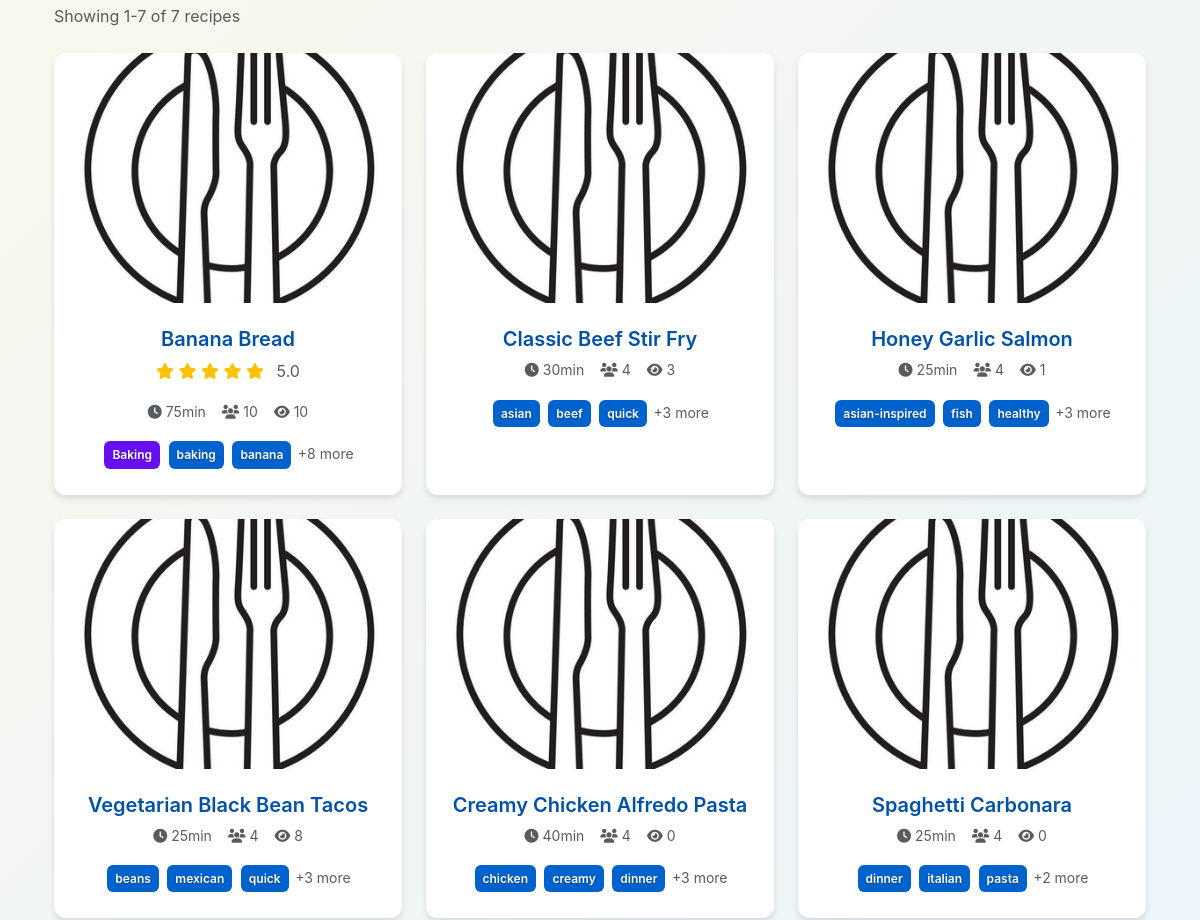
Before: / (middle part) with the older database file.
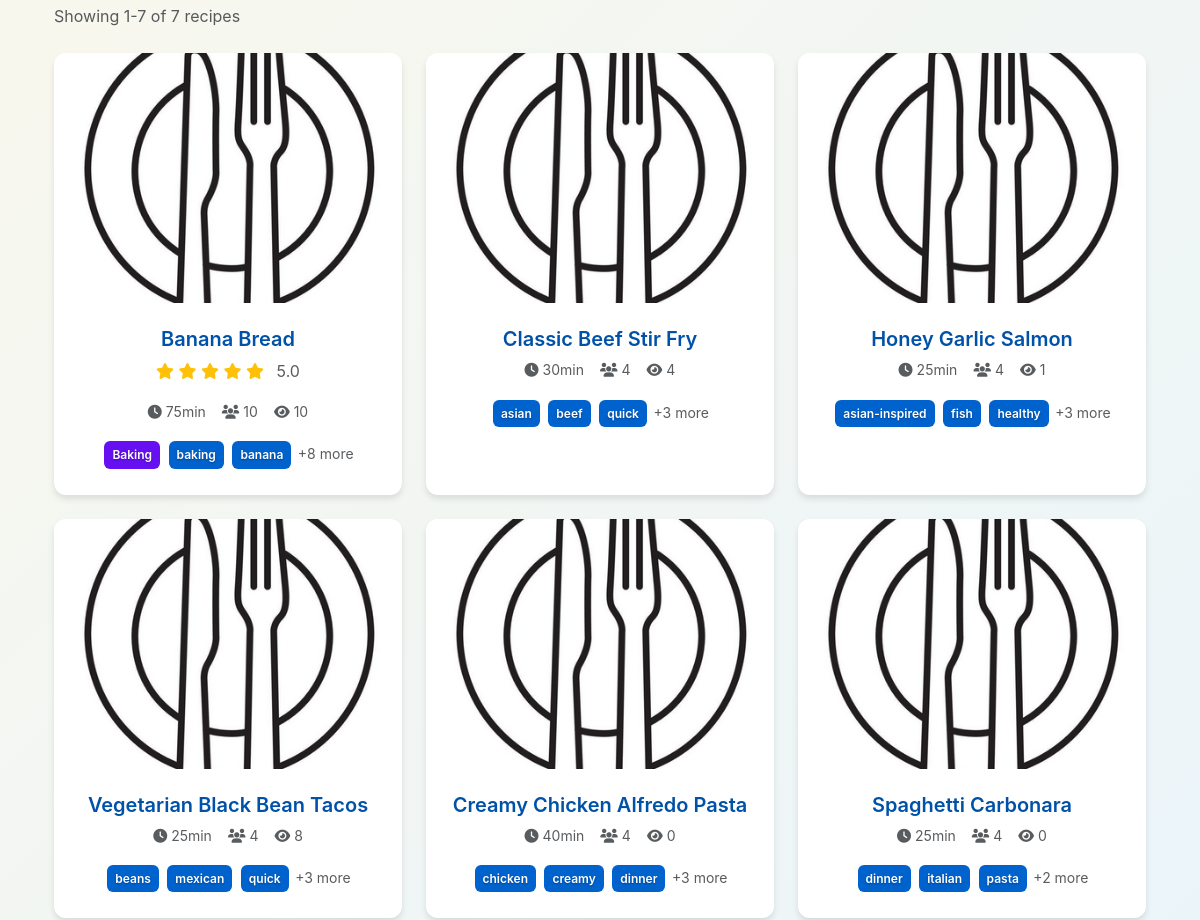
After: the same page with the newer database file.
### recipes/models.py (models this page shows, shortened)
class Recipe(models.Model):
    user = models.ForeignKey(User, on_delete=models.CASCADE,
                             related_name='recipes')
    title = models.CharField(
        max_length=200,  # Reasonable recipe title length
        help_text='Recipe title (max 200 characters)'
    )
    slug = models.SlugField(max_length=255, unique=True, blank=True)
    description = models.TextField(
        max_length=1000,  # Prevent extremely long descriptions
        blank=True,
        help_text='Tell us about this recipe! (max 1000 characters)'
    )
    prep_time = models.PositiveIntegerField(
        help_text='Preparation time in minutes (max 1440 = 24 hours)',
        validators=[MinValueValidator(1), MaxValueValidator(1440)]
    )
    cook_time = models.PositiveIntegerField(
        help_text='Cooking time in minutes (max 1440 = 24 hours)',
        validators=[MinValueValidator(1), MaxValueValidator(1440)]
    )
    servings = models.PositiveIntegerField(
        default=4,
        help_text='Number of servings (max 100)',
        validators=[MinValueValidator(1), MaxValueValidator(100)]
    )
    image = CloudinaryField(
        'image',
        blank=True,
        null=True,
        folder='recipes/',
        help_text='Upload recipe image'
    )
    image_url = models.URLField(blank=True, help_text='Or paste image URL')
    tags = models.ManyToManyField(Tag, blank=True)
    view_count = models.PositiveIntegerField(default=0)
    created_at = models.DateTimeField(auto_now_add=True)
    updated_at = models.DateTimeField(auto_now=True)
    def get_absolute_url(self):
        return reverse('recipes:recipe_detail', kwargs={'slug': self.slug})
    def get_image_url(self):
        from django.templatetags.static import static
        return static('images/default_recipe.png')
    @property
    def total_time(self):
        return self.prep_time + self.cook_time
    @property
    def average_rating(self):
        ratings = self.ratings.all()
        if ratings:
            return sum(r.rating for r in ratings) / len(ratings)
        return 0
    class Meta:
        ordering = ['-created_at']

### recipes/views.py (the view, shortened to what this page needs)
# urls.py: path('', views.recipe_list, name='recipe_list'),  # Homepage
def recipe_list(request):
    search_form = RecipeSearchForm(request.GET or None)
    recipes = Recipe.objects.all()
    if search_form.is_valid():
        form_data = search_form.cleaned_data
        if form_data.get('search'):
            search_query = form_data['search']
            recipes = recipes.filter(
                Q(title__icontains=search_query) |
                Q(description__icontains=search_query) |
                Q(tags__name__icontains=search_query) |
                Q(ingredients__ingredient__name__icontains=search_query)
            ).distinct()
        if form_data.get('tags'):
            recipes = recipes.filter(tags__in=form_data['tags']).distinct()
        if form_data.get('cuisine'):
            recipes = recipes.filter(tags__in=form_data['cuisine']).distinct()
        if form_data.get('dietary'):
            recipes = recipes.filter(tags__in=form_data['dietary']).distinct()
        if form_data.get('max_prep_time'):
            recipes = recipes.filter(prep_time__lte=form_data['max_prep_time'])
        if form_data.get('max_cook_time'):
            recipes = recipes.filter(cook_time__lte=form_data['max_cook_time'])
        if form_data.get('max_total_time'):
            recipes = recipes.filter(
                total_time__lte=form_data['max_total_time']
            )
        if form_data.get('min_servings'):
            recipes = recipes.filter(servings__gte=form_data['min_servings'])
        if form_data.get('max_servings'):
            recipes = recipes.filter(servings__lte=form_data['max_servings'])
        difficulty = form_data.get('difficulty')
        if difficulty == 'easy':
            recipes = recipes.filter(total_time__lt=30)
        elif difficulty == 'medium':
            recipes = recipes.filter(total_time__gte=30, total_time__lte=60)
        elif difficulty == 'hard':
            recipes = recipes.filter(total_time__gt=60)
        sort_by = form_data.get('sort_by', '-created_at')
        if sort_by == '-average_rating':
            from django.db.models import Avg
            recipes = recipes.annotate(
                avg_rating=Avg('ratings__rating')
            ).order_by('-avg_rating', '-created_at')
        else:
            recipes = recipes.order_by(sort_by)
    else:
        recipes = recipes.order_by('-created_at')
    if request.user.is_authenticated and request.GET.get('for_you') == '1':
        recommended_recipes = request.user.profile.get_recommended_recipes(
            limit=50)
        if recommended_recipes:
            recipes = recommended_recipes
    paginator = Paginator(recipes, 12)
    page_number = request.GET.get('page')
    page_obj = paginator.get_page(page_number)
    if request.user.is_authenticated:
        from .models import RecipeLike
        liked_recipe_ids = set(RecipeLike.objects.filter(
            user=request.user
        ).values_list('recipe_id', flat=True))
        for recipe in page_obj:
            recipe.is_liked = recipe.id in liked_recipe_ids
    else:
        for recipe in page_obj:
            recipe.is_liked = False
    all_tags = Tag.objects.all()
    dietary_tags = Tag.objects.filter(tag_type='dietary')
    cuisine_tags = Tag.objects.filter(
        recipe__isnull=False
    ).distinct()[:5]  # Get 5 tags that have recipes
    carousel_data = []
    for cuisine in cuisine_tags:
        cuisine_recipes = Recipe.objects.filter(tags=cuisine)[:6]
        if cuisine_recipes.exists():
            carousel_data.append({
                'cuisine': cuisine,
                'recipes': cuisine_recipes
            })
    context = {
        'page_obj': page_obj,
        'all_tags': all_tags,
        'dietary_tags': dietary_tags,
        'carousel_data': carousel_data,
        'search_form': search_form,
        'for_you': request.GET.get('for_you') == '1',
        'user_has_preferences': (
            request.user.is_authenticated and
            (request.user.profile.dietary_tags.exists() or
             request.user.profile.favorite_cuisines.exists())
        ),
    }
    return render(request, 'recipes/recipe_list.html', context)

### recipes/templates/recipes/recipe_list.html (shortened to what this page needs)
{% extends 'base.html' %}
{% block content %}
<div class="container my-4">
    <div class="row mb-4">
        <div class="col">
            {% if page_obj %}
                <p class="text-muted mb-0">
                    Showing {{ page_obj.start_index }}-{{ page_obj.end_index }} of {{ page_obj.paginator.count }} recipe{{ page_obj.paginator.count|pluralize }}
                </p>
            {% endif %}
        </div>
    </div>
    <div class="row">
        {% for recipe in page_obj %}
            <div class="col-lg-4 col-md-6 mb-4">
                <a href="{{ recipe.get_absolute_url }}" class="text-decoration-none">
                    <div class="card h-100 recipe-card clickable-card">
                        <div class="position-relative">
                            {% if recipe.get_image_url %}
                                <img src="{{ recipe.get_image_url }}" class="card-img-top recipe-image" alt="{{ recipe.title }}" loading="lazy">
                            {% else %}
                                <div class="card-img-top recipe-image bg-light d-flex align-items-center justify-content-center">
                                    <i class="fas fa-utensils fa-3x text-muted"></i>
                                </div>
                            {% endif %}
                        </div>
                        <div class="card-body d-flex flex-column text-center">
                            <h5 class="card-title text-center mb-2">{{ recipe.title }}</h5>
                            {% if recipe.average_rating > 0 %}
                                <div class="text-center mb-3">
                                    <div class="text-warning">
                                        {% for i in "12345" %}
                                            {% if forloop.counter <= recipe.average_rating %}
                                                <i class="fas fa-star"></i>
                                            {% else %}
                                                <i class="far fa-star"></i>
                                            {% endif %}
                                        {% endfor %}
                                        <span class="ms-2 text-muted">{{ recipe.average_rating|floatformat:1 }}</span>
                                    </div>
                                </div>
                            {% endif %}
                            <div class="recipe-meta-line mb-3">
                                <div class="d-flex justify-content-center align-items-center gap-3 flex-wrap">
                                    <small class="text-muted">
                                        <i class="fas fa-clock me-1"></i>{{ recipe.total_time }}min
                                    </small>
                                    <small class="text-muted">
                                        <i class="fas fa-users me-1"></i>{{ recipe.servings }}
                                    </small>
                                    <small class="text-muted">
                                        <i class="fas fa-eye me-1"></i>{{ recipe.view_count }}
                                    </small>
                                </div>
                            </div>
                            <div class="recipe-tags text-center">
                                {% for tag in recipe.tags.all|slice:":3" %}
                                    <span class="tag tag-small" style="background-color: {{ tag.color }};">{{ tag.name }}</span>
                                {% endfor %}
                                {% if recipe.tags.count > 3 %}
                                    <span class="text-muted small">+{{ recipe.tags.count|add:"-3" }} more</span>
                                {% endif %}
                            </div>
                        </div>
                    </div>
                </a>
            </div>
        {% endfor %}
    </div>
</div>
{% endblock %}

Changed rows visible on the page:
changed Recipe "Classic Beef Stir Fry": view_count "3" → "4"
